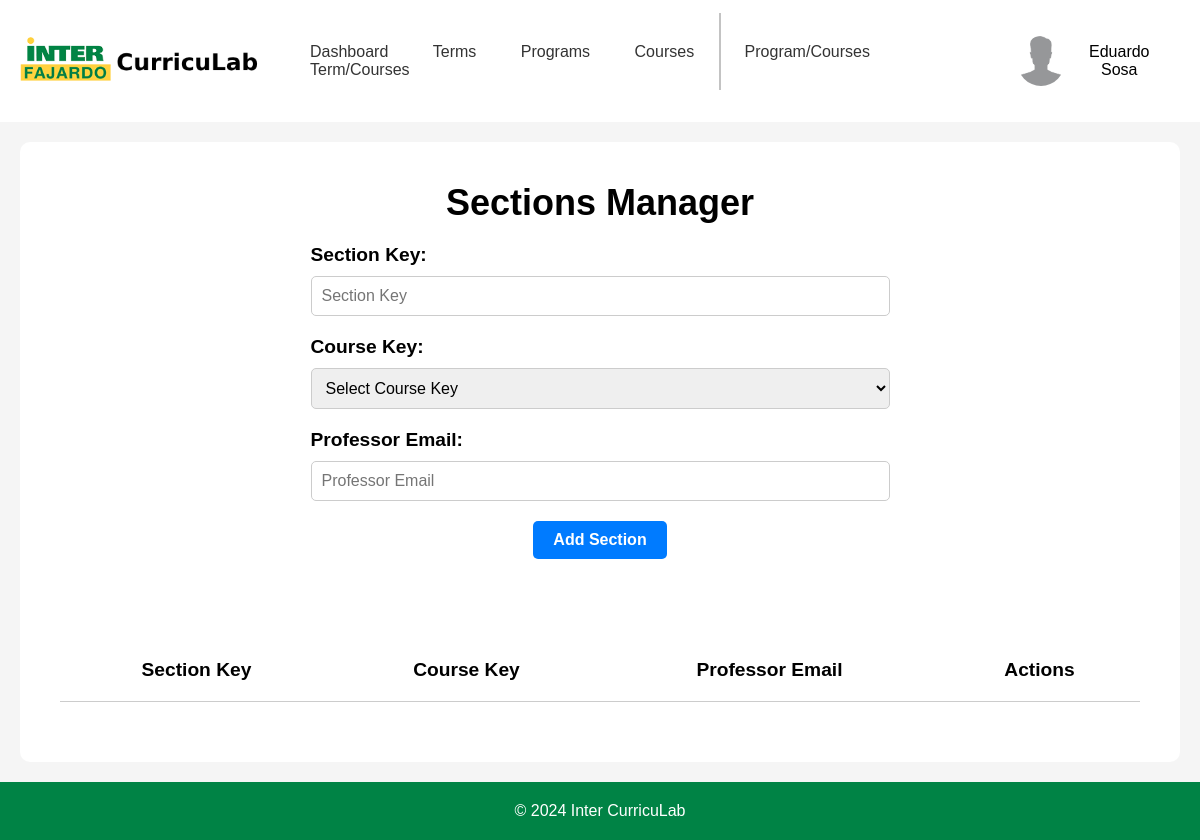
/templates/adminPages/adminSection.php (signed in), run on an earlier commit of the app's database.
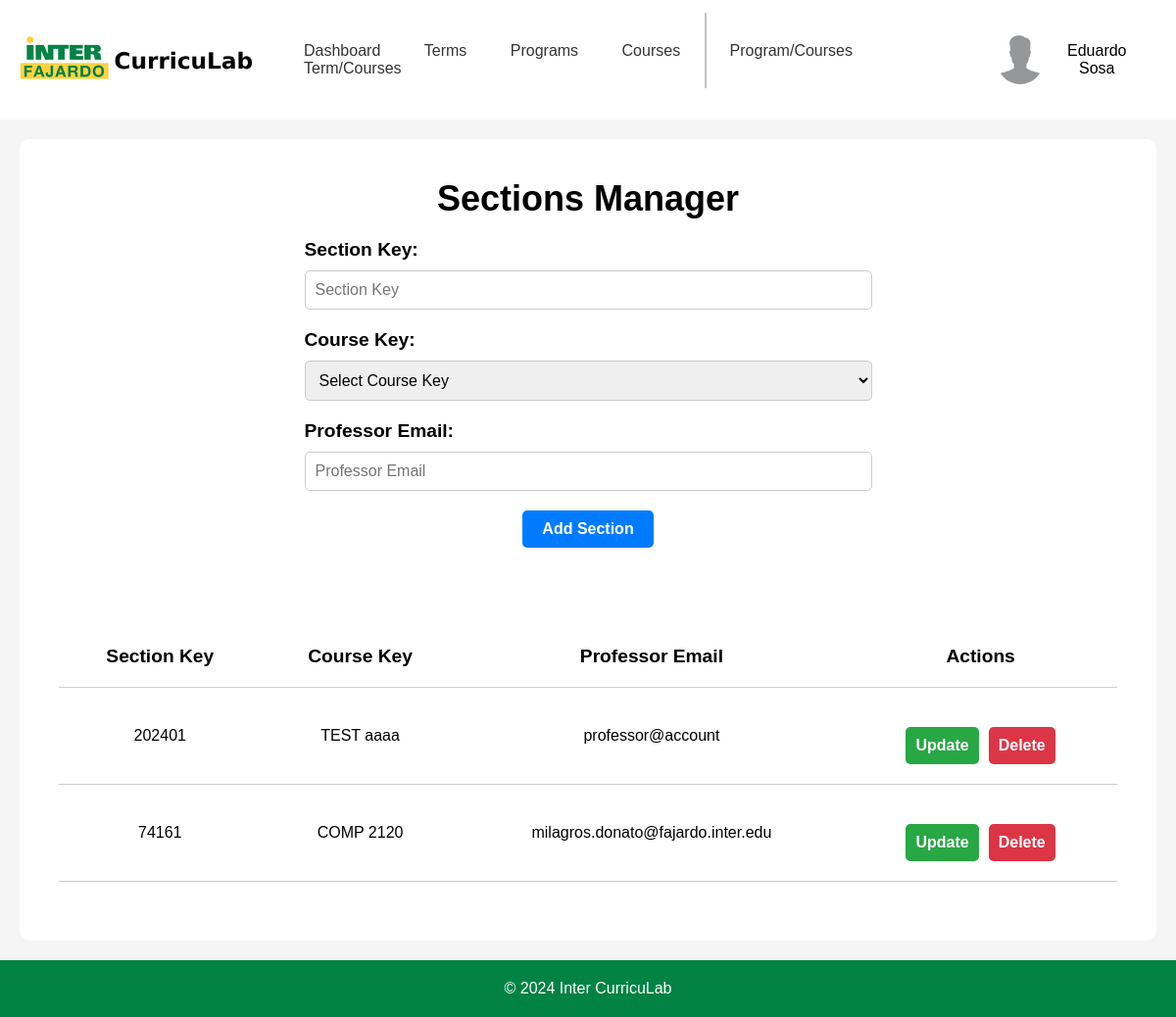
And on a later commit of the database.
### tables this page shows
CREATE TABLE "section" (
	"SectionID"	INTEGER NOT NULL UNIQUE,
	"SectionKey"	TEXT,
	"CourseKey"	TEXT,
	"ProfessorEmail"	TEXT,
	PRIMARY KEY("SectionID" AUTOINCREMENT)
);

### templates/adminPages/adminSection.php (the view, shortened to what the changed rows need)
<?php
$config = require_once '../../backend/php/config.php';
if (!isset($_SESSION['email'])) {
    header('Location: ../index.php');
    exit;
} elseif ($_SESSION['accountType'] !== 'Admin' && $_SESSION['accountType'] !== 'Root' && $_SESSION['accountType'] !== 'Staff') {
    header('Location: ../staffPages/profPage.php');
    exit;
} else {
    if ($config['db']['type'] === 'sqlite') {
        $db = new SQLite3($config['db']['sqlite']['path']);
    } elseif ($config['db']['type'] === 'mysql') {
        $dsn = "mysql:host={$config['db']['mysql']['host']};dbname={$config['db']['mysql']['dbname']}";
        $db = new PDO($dsn, $config['db']['mysql']['username'], $config['db']['mysql']['password']);
    }
    cleanUpSections();
    $stmt = $db->prepare('SELECT * FROM section');
    $result = $stmt->execute();
    $sections = $result->fetchArray(SQLITE3_ASSOC);
    $sections = [];
    if (isset($_POST['sort'])) {
        $sections = sortTable();
    } else {
        $stmt = $db->prepare('SELECT * FROM section');
        $result = $stmt->execute();
        $sections = fetchAllRows($result);
    }
}
function fetchAllRows($result) {
    $rows = [];
    while ($row = $result->fetchArray(SQLITE3_ASSOC)) {
        $rows[] = $row;
    }
    return $rows;
}
function cleanUpSections() {
    global $db;
    $stmt = $db->prepare('SELECT * FROM section');
    $result = $stmt->execute();
    $sections = [];
    while ($section = $result->fetchArray(SQLITE3_ASSOC)) {
        $sections[] = $section;
    }
    if (!$sections) return;
}
?>
<!DOCTYPE html>
<html lang="en">
<head>
    <link rel="stylesheet" href="../../static/css/headerFooter.css">
    <link rel="stylesheet" href="../../static/css/adminSection.css">
</head>
<body>
    <div id="container">
        <div class="container-upperBox">
            <div class="sectionsForm">
                <div class="header">
                    <h2>Sections Manager</h2>
                </div>
            </div>
            <div class="sectionsTable">
                <table>
                    <tr>
                        <th>
                            <form method="POST">
                                <button type="submit" name="sort" value="SectionKey">Section Key</button>
                            </form>
                        </th>
                        <th>
                            <form method="POST">
                                <button type="submit" name="sort" value="CourseKey">Course Key</button>
                            </form>
                        </th>
                        <th>
                            <form method="POST">
                                <button type="submit" name="sort" value="ProfessorEmail">Professor Email</button>
                            </form>
                        </th>
                        <th>Actions</th>
                    </tr>
                    <?php
                    foreach ($sections as $row) {
                        echo '<tr>';
                        echo '<td>' . htmlspecialchars($row['SectionKey'] ?? '') . '</td>';
                        echo '<td>' . htmlspecialchars($row['CourseKey'] ?? '') . '</td>';
                        echo '<td>' . htmlspecialchars($row['ProfessorEmail'] ?? '') . '</td>';
                        echo '<td>';
                        ?>
                        <div class="actionButtons">
                            <button class="updateButton">Update</button>
                            <form method="POST">
                                <button class="deleteButton" type="submit">Delete</button>
                            </form>
                        </div>
                        <?php
                        echo '</td>';
                        echo '</tr>';
                    }
                    ?>
                </table>
            </div>
        </div>
    </div>
</body>
</html>

What changed in the data, as far as the page shows it:
added section: SectionKey "202401", CourseKey "TEST aaaa", ProfessorEmail "professor@account"
added section: SectionKey "74161", CourseKey "COMP 2120", ProfessorEmail "milagros.donato@fajardo.inter.edu"
